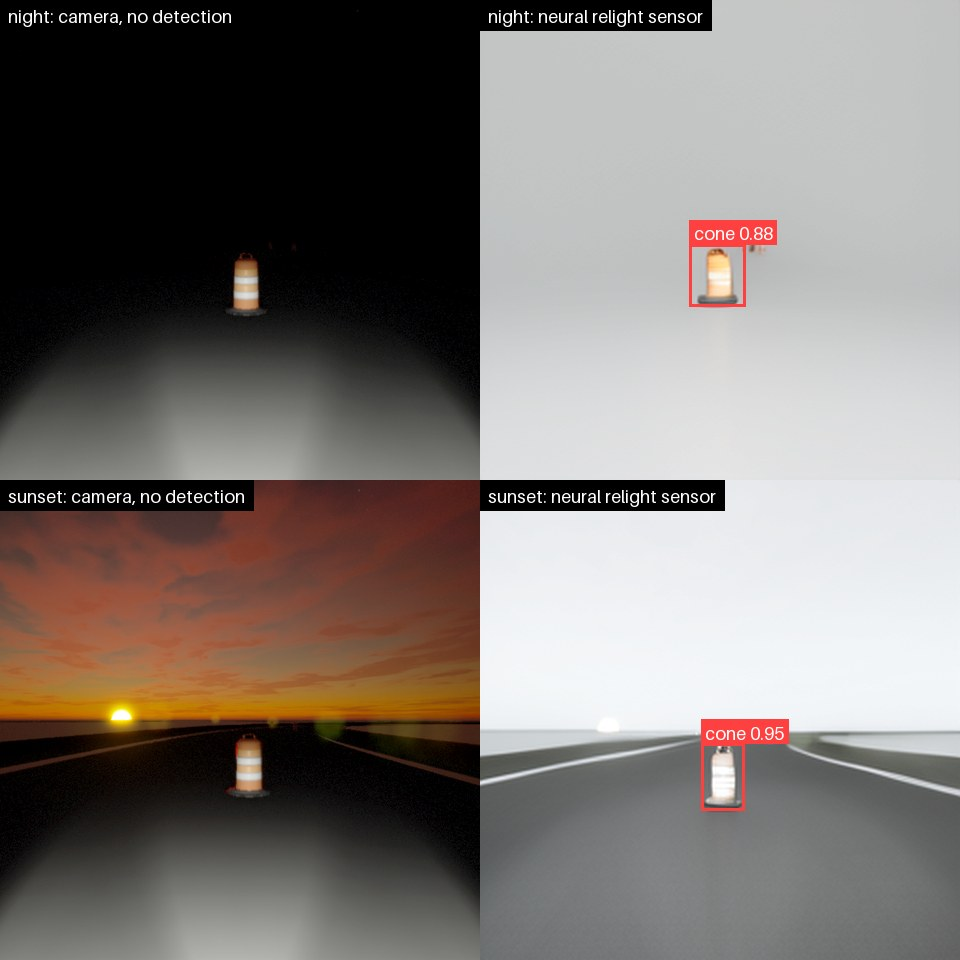
#> input picture assets/teaser.jpg, 960 x 960 px
$ python -i clahe_baseline.py   (imports and definitions only)
#> lines starting #> are read from the running program, lines starting #| are printed output that depends on the picture
#> further down, picture is the input picture: shape (960, 960, 3); mean B, G, R 113, 117, 123.6
#!/usr/bin/env python3
"""Step 3a (vKITTI2 domain gap): CLAHE baseline.

CLAHE on the L channel of LAB (clipLimit 2.0, 8x8 tiles), written with cv2.imwrite under the same file name.
Reads <out_dir>/test_<condition>/images/, writes <out_dir>/clahe_<condition>/images/. Resume-safe.

    python eval/vkitti2/clahe_baseline.py
"""

import argparse
from pathlib import Path

import cv2
from tqdm import tqdm

from vkitti_common import DEFAULT_OUT, CONDITIONS, list_images

CLIP_LIMIT = 2.0
TILE_GRID = (8, 8)


def apply_clahe(img_bgr):
    lab = cv2.cvtColor(img_bgr, cv2.COLOR_BGR2LAB)
#> lab: shape (960, 960, 3); mean of channels 0, 1, 2 122.9, 130.3, 131.4
    l, a, b = cv2.split(lab)
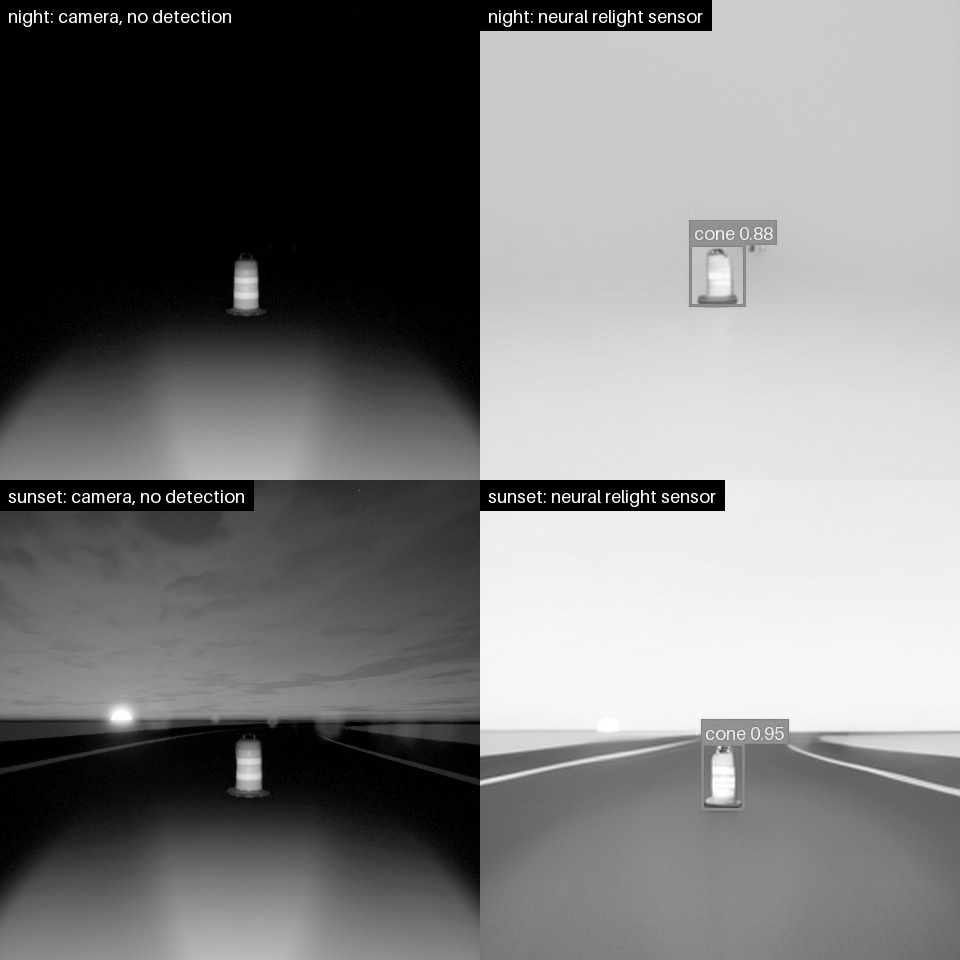
#> l: shape (960, 960); min 0, max 255, mean 122.9
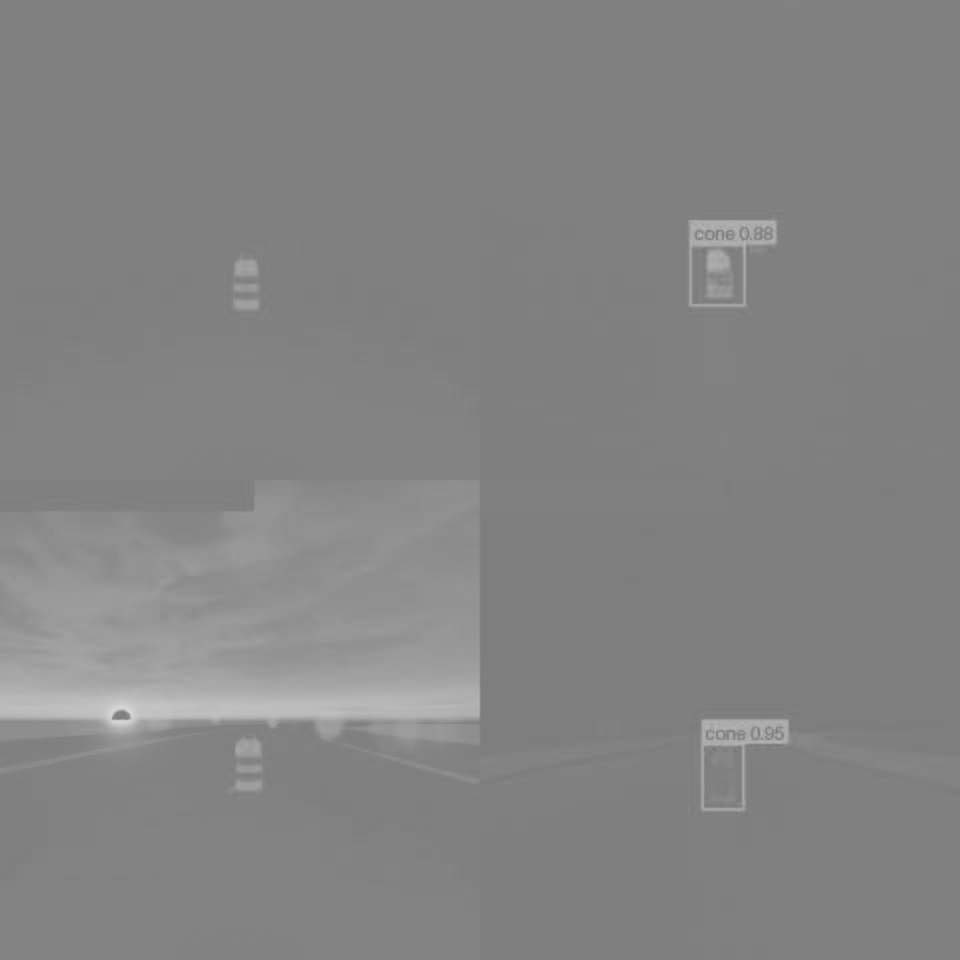
#> b: shape (960, 960); min 118, max 215, mean 131.4
    l_eq = cv2.createCLAHE(clipLimit=CLIP_LIMIT, tileGridSize=TILE_GRID).apply(l)
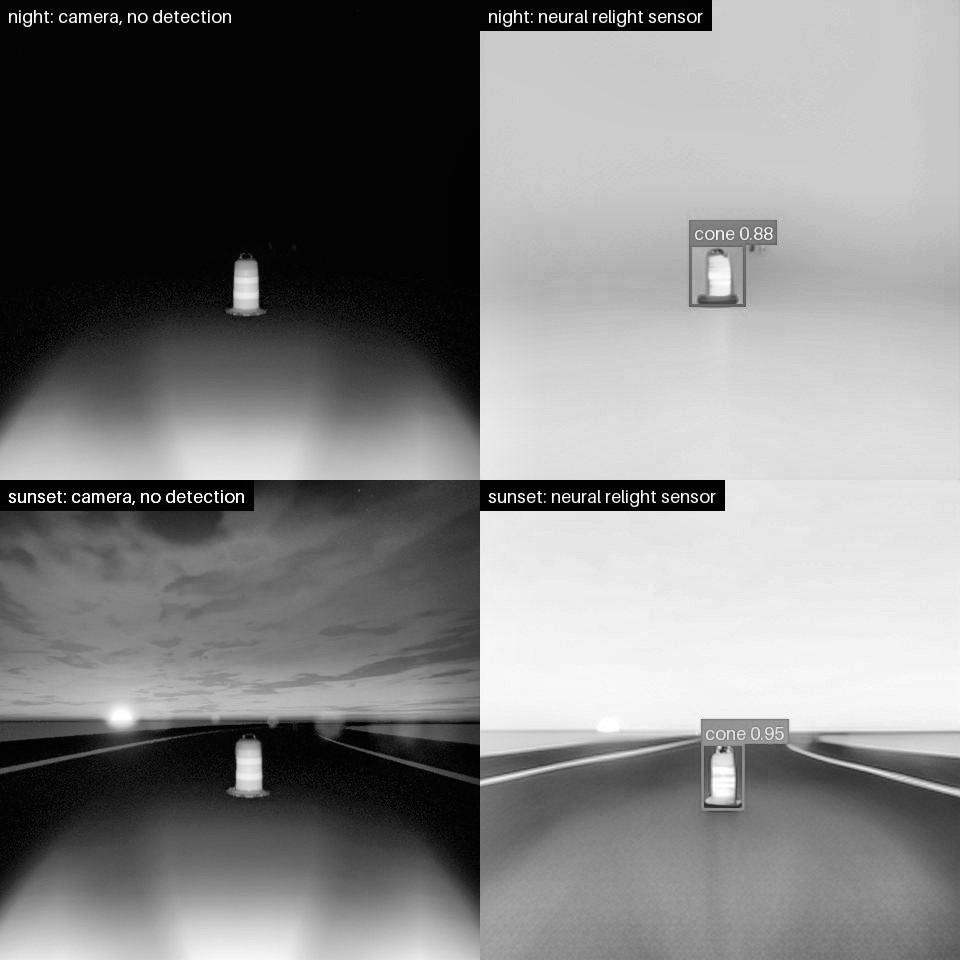
#> l_eq: shape (960, 960); min 1, max 255, mean 127.9
    return cv2.cvtColor(cv2.merge([l_eq, a, b]), cv2.COLOR_LAB2BGR)
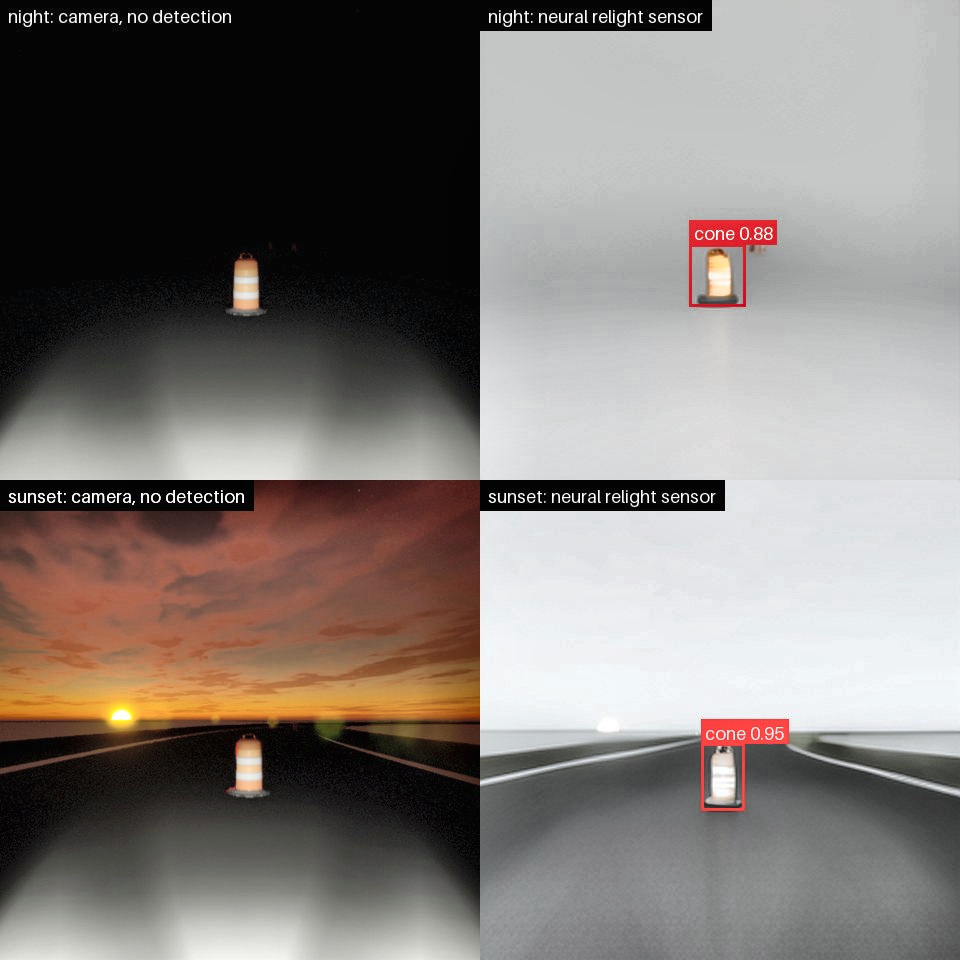
#> returned value: shape (960, 960, 3); mean B, G, R 118.1, 122.2, 128.8


def clahe_folder(out_root, condition):
    src_dir = out_root / f"test_{condition}" / "images"
    dst_dir = out_root / f"clahe_{condition}" / "images"
    dst_dir.mkdir(parents=True, exist_ok=True)
    paths = list_images(src_dir)
    print(f"[clahe] {condition}: {len(paths)} images")
    for img_path in tqdm(paths, desc=f"CLAHE {condition}"):
        out_path = dst_dir / img_path.name
        if out_path.exists():
            continue
        img = cv2.imread(str(img_path))
        if img is None:
            continue
        cv2.imwrite(str(out_path), apply_clahe(img))


def main():
    p = argparse.ArgumentParser(description=__doc__, formatter_class=argparse.RawDescriptionHelpFormatter)
    p.add_argument("--out_dir", default=str(DEFAULT_OUT), help="Folder written by prepare_vkitti2.py")
    p.add_argument("--conditions", nargs="+", default=CONDITIONS)
    args = p.parse_args()
    for cond in args.conditions:
        clahe_folder(Path(args.out_dir), cond)


# [2 lines not run here, left out]

>>> import cv2
>>> picture = cv2.imread('../../assets/teaser.jpg')
>>> result = apply_clahe(picture)
